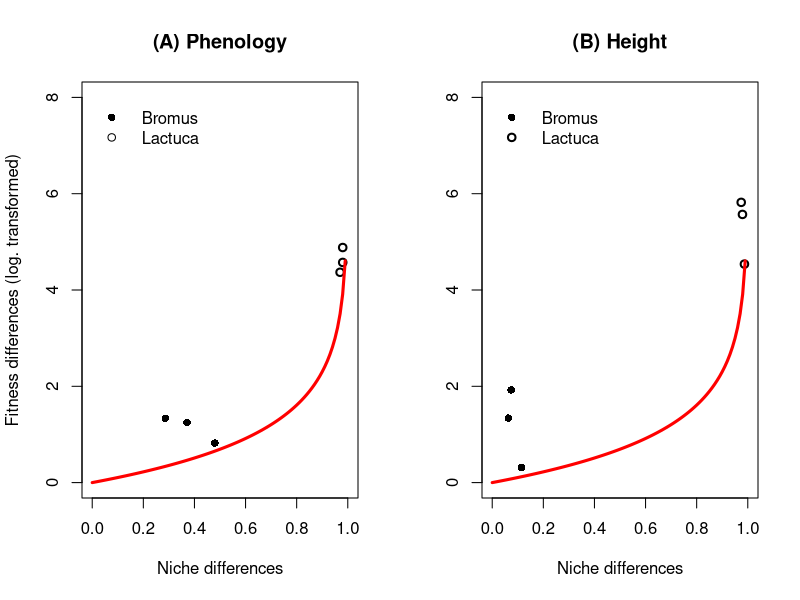

Source code (R):
#graph for lasthenia Paper
#loading the data for phenology and height
phe<-read.table('Plot_Fenologia.txt', header=T, sep="\t")
alt<-read.table('Plot_Altura.txt', header=T, sep="\t")

#First phenology and later height
par(mfrow=c(1,2))

attach(phe)
plot(Niche.differences[1:3], log(1/Fitness.differences[1:3] + 1), pch=16, lwd=1, xlab="Niche differences", ylab="Fitness differences (log. transformed)", main= "(A) Phenology", ylim=c(0,8), xlim=c(0,1))
points(Niche.differences[4:6], log(1/Fitness.differences[4:6]), pch=1, lwd=2)
curve(log(1/(1-x)), add=T, col="red", lwd=3)
legend(0, 8, c("Bromus", "Lactuca"), col = c(1, 1), lwd=c(1,1), lty=c(0,0),  pch=c(16,1), bty="n",
       merge = TRUE)
detach(phe)

attach(alt)
plot(Niche.differences[1:3], log(1/Fitness.differences[1:3]), pch=16, lwd=1, xlab="Niche differences", ylab=" ", main= "(B) Height", ylim=c(0,8), xlim=c(0,1))
points(Niche.differences[4:6], log(1/Fitness.differences[4:6]), pch=1, lwd=2)
curve(log(1/(1-x)), add=T, col="red", lwd=3)
legend(0, 8, c("Bromus", "Lactuca"), col = c(1, 1), lwd=c(2,2), lty=c(0,0),  pch=c(16,1), bty="n",
       merge = TRUE)
detach(alt)
